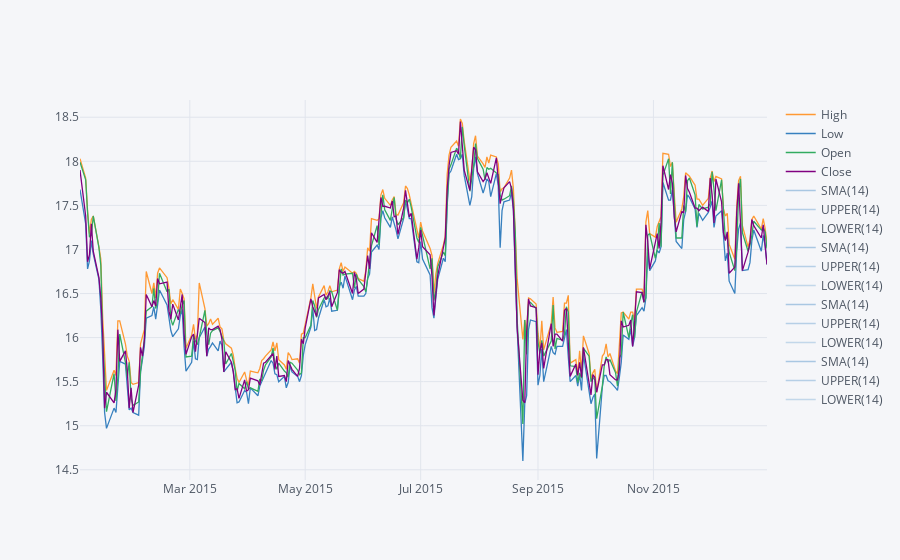

This figure's notebook cell:
### Markdown cell above
**Use .ta_plot(study='boll') to create a Bollinger Band Plot for Bank of America for the year 2015.**

### Code cell
BAC[['High','Low','Open','Close']].loc['2015-1-1':'2016-1-1'].ta_plot(study='boll')

### Figure 1 — Plotly figure (JSON) as saved in the notebook; plotly's stock layout.template omitted (floating-point values rounded to 4 significant figures; data arrays with more than 128 entries replaced by an {"elided": "..."} marker saying what was removed)
{"data": [{"line": {"color": "rgba(255, 153, 51, 1.0)", "dash": "solid", "shape": "linear", "width": 1.3}, "mode": "lines", "name": "High", "text": "", "type": "scatter", "x": {"elided": "252 str values"}, "y": {"elided": "252 float values"}}, {"line": {"color": "rgba(55, 128, 191, 1.0)", "dash": "solid", "shape": "linear", "width": 1.3}, "mode": "lines", "name": "Low", "text": "", "type": "scatter", "x": {"elided": "252 str values"}, "y": {"elided": "252 float values"}}, {"line": {"color": "rgba(50, 171, 96, 1.0)", "dash": "solid", "shape": "linear", "width": 1.3}, "mode": "lines", "name": "Open", "text": "", "type": "scatter", "x": {"elided": "252 str values"}, "y": {"elided": "252 float values"}}, {"line": {"color": "rgba(128, 0, 128, 1.0)", "dash": "solid", "shape": "linear", "width": 1.3}, "mode": "lines", "name": "Close", "text": "", "type": "scatter", "x": {"elided": "252 str values"}, "y": {"elided": "252 float values"}}, {"line": {"color": "rgba(55, 128, 191, 0.4000000000000002)", "dash": "solid", "shape": "linear", "width": 1.3}, "mode": "lines", "name": "SMA(14)", "text": "", "type": "scatter", "x": {"elided": "252 str values"}, "y": {"elided": "252x4 mixed values"}}, {"line": {"color": "rgba(55, 128, 191, 0.33333333333333354)", "dash": "solid", "shape": "linear", "width": 1.3}, "mode": "lines", "name": "UPPER(14)", "text": "", "type": "scatter", "x": {"elided": "252 str values"}, "y": {"elided": "252x4 mixed values"}}, {"line": {"color": "rgba(55, 128, 191, 0.2666666666666669)", "dash": "solid", "shape": "linear", "width": 1.3}, "mode": "lines", "name": "LOWER(14)", "text": "", "type": "scatter", "x": {"elided": "252 str values"}, "y": {"elided": "252x4 mixed values"}}, {"line": {"color": "rgba(55, 128, 191, 0.4000000000000002)", "dash": "solid", "shape": "linear", "width": 1.3}, "mode": "lines", "name": "SMA(14)", "text": "", "type": "scatter", "x": {"elided": "252 str values"}, "y": {"elided": "252x4 mixed values"}}, {"line": {"color": "rgba(55, 128, 191, 0.33333333333333354)", "dash": "solid", "shape": "linear", "width": 1.3}, "mode": "lines", "name": "UPPER(14)", "text": "", "type": "scatter", "x": {"elided": "252 str values"}, "y": {"elided": "252x4 mixed values"}}, {"line": {"color": "rgba(55, 128, 191, 0.2666666666666669)", "dash": "solid", "shape": "linear", "width": 1.3}, "mode": "lines", "name": "LOWER(14)", "text": "", "type": "scatter", "x": {"elided": "252 str values"}, "y": {"elided": "252x4 mixed values"}}, {"line": {"color": "rgba(55, 128, 191, 0.4000000000000002)", "dash": "solid", "shape": "linear", "width": 1.3}, "mode": "lines", "name": "SMA(14)", "text": "", "type": "scatter", "x": {"elided": "252 str values"}, "y": {"elided": "252x4 mixed values"}}, {"line": {"color": "rgba(55, 128, 191, 0.33333333333333354)", "dash": "solid", "shape": "linear", "width": 1.3}, "mode": "lines", "name": "UPPER(14)", "text": "", "type": "scatter", "x": {"elided": "252 str values"}, "y": {"elided": "252x4 mixed values"}}, {"line": {"color": "rgba(55, 128, 191, 0.2666666666666669)", "dash": "solid", "shape": "linear", "width": 1.3}, "mode": "lines", "name": "LOWER(14)", "text": "", "type": "scatter", "x": {"elided": "252 str values"}, "y": {"elided": "252x4 mixed values"}}, {"line": {"color": "rgba(55, 128, 191, 0.4000000000000002)", "dash": "solid", "shape": "linear", "width": 1.3}, "mode": "lines", "name": "SMA(14)", "text": "", "type": "scatter", "x": {"elided": "252 str values"}, "y": {"elided": "252x4 mixed values"}}, {"line": {"color": "rgba(55, 128, 191, 0.33333333333333354)", "dash": "solid", "shape": "linear", "width": 1.3}, "mode": "lines", "name": "UPPER(14)", "text": "", "type": "scatter", "x": {"elided": "252 str values"}, "y": {"elided": "252x4 mixed values"}}, {"line": {"color": "rgba(55, 128, 191, 0.2666666666666669)", "dash": "solid", "shape": "linear", "width": 1.3}, "mode": "lines", "name": "LOWER(14)", "text": "", "type": "scatter", "x": {"elided": "252 str values"}, "y": {"elided": "252x4 mixed values"}}], "layout": {"legend": {"bgcolor": "#F5F6F9", "font": {"color": "#4D5663"}}, "paper_bgcolor": "#F5F6F9", "plot_bgcolor": "#F5F6F9", "title": {"font": {"color": "#4D5663"}}, "xaxis": {"gridcolor": "#E1E5ED", "showgrid": true, "tickfont": {"color": "#4D5663"}, "title": {"font": {"color": "#4D5663"}, "text": ""}, "zerolinecolor": "#E1E5ED"}, "yaxis": {"gridcolor": "#E1E5ED", "showgrid": true, "tickfont": {"color": "#4D5663"}, "title": {"font": {"color": "#4D5663"}, "text": ""}, "zerolinecolor": "#E1E5ED"}}}
